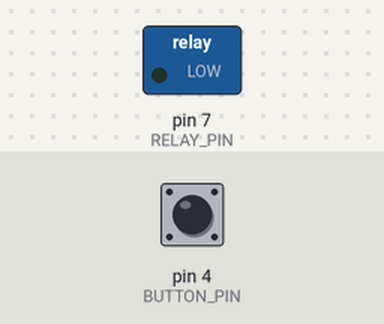
A sketch run on a simulated Arduino Uno, built with avr-gcc and run on an emulated ATmega328P. Parts: switched loads named in the sketch (green lamp = pin HIGH). Inputs (shaded band) come from the test bench; at power-on: pin 4 (BUTTON_PIN) LOW. What the sketch prints to the serial monitor is not drawn.

Above: at 1.2 s.
1.3 s: pin 4 (BUTTON_PIN) pulled HIGH for 0.15 s
At 2.5 s:
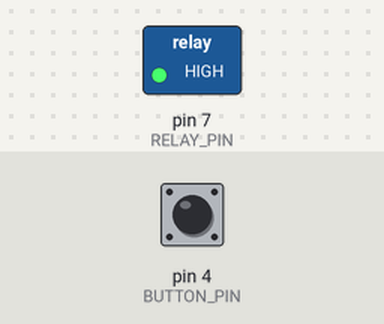
2.9 s: pin 4 (BUTTON_PIN) pulled HIGH for 1 s
At 3.9 s:
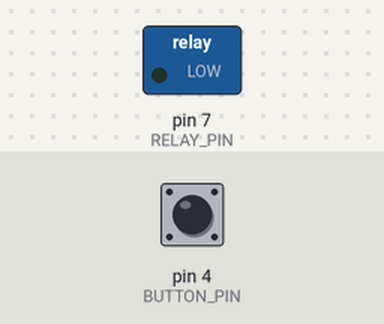
5.4 s: pin 4 (BUTTON_PIN) pulled HIGH for 3.2 s
At 5.8 s:
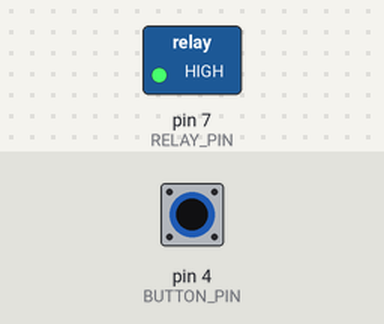
Timing chart, 0 to 8.4 s (numbered marks = the images above; inputs shaded):
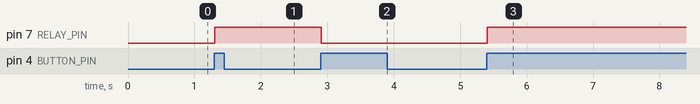

Measured:
- after the input at 1.3 s, pin 7 (RELAY_PIN): LOW → HIGH at once
- after the input at 2.9 s, pin 7 (RELAY_PIN): HIGH → LOW at once
- after the input at 5.4 s, pin 7 (RELAY_PIN): LOW → HIGH at once

The sketch:

Relay_With_Led_Control_using_Push_button.ino
```cpp
#define RELAY_PIN 7  // Relay control pin
#define BUTTON_PIN 4 // Push button pin

bool relayState = false; // Stores relay ON/OFF state
bool lastButtonState = LOW; // Last button state (LOW by default)
unsigned long lastDebounceTime = 0;
const int debounceDelay = 50; // Debounce time in milliseconds

void setup() {
  pinMode(RELAY_PIN, OUTPUT);
  pinMode(BUTTON_PIN, INPUT); // Button is connected with external pull-down resistor

  digitalWrite(RELAY_PIN, LOW); // Ensure relay starts OFF
  Serial.begin(9600);
}

void loop() {
  bool buttonState = digitalRead(BUTTON_PIN);
  Serial.println(int(buttonState));

  if (buttonState == HIGH && lastButtonState == LOW && (millis() - lastDebounceTime) > debounceDelay) {
    relayState = !relayState;  // Toggle relay state
    digitalWrite(RELAY_PIN, relayState); // Update relay output
    lastDebounceTime = millis(); // Reset debounce timer
  }

  lastButtonState = buttonState; // Save last button state
}
```
